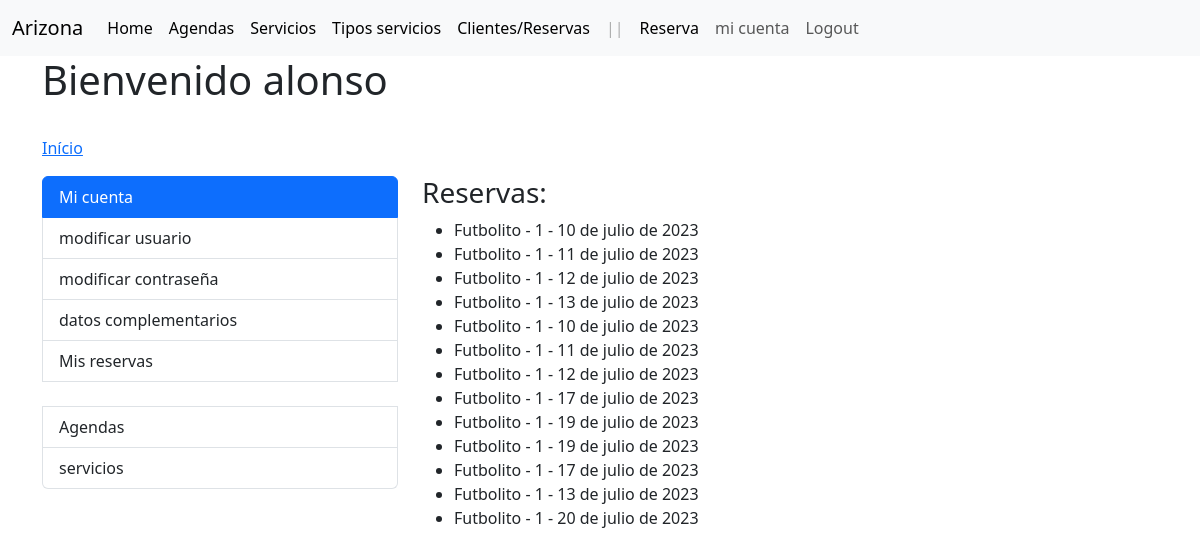
Screenshot of /clientes/reservas_user/ (signed in) with the database file from the repository.
### accounts/models.py (models this page shows, shortened)
class User(AbstractBaseUser, PermissionsMixin):
    username = models.CharField(
        'Usuario', max_length=30, unique=True, validators=[
            validators.RegexValidator(
                re.compile('^[\w.@+-]+$'),
                'ingrese un nombre de usuario valido '
                'Este valor debe contener solo letras, números '
                'excepto: @/./+/-/_.'
                ,  'invalid'
            )
        ], help_text='Un nombre corto que sera usado'+
                    ' para identificarlo de forma unica en la plataforma.'
    )
    name = models.CharField('Name', max_length=100)
    email = models.EmailField('Email', unique=True)
    is_staff = models.BooleanField('Admin', default=False)
    is_active = models.BooleanField('Ativo', default=True)
    date_joined = models.DateTimeField('Data de Entrada', auto_now_add=True)
    USERNAME_FIELD = 'username'
    REQUIRED_FIELDS = ['email']
    objects = UserManager()
    class Meta:
        verbose_name = 'Usuario'
        verbose_name_plural = 'Usuarios'

### client/models.py (models this page shows, shortened)
class Reserva(models.Model):
    cliente = models.ForeignKey(Cliente, on_delete=models.CASCADE)
    agenda = models.ForeignKey(Agenda, on_delete=models.CASCADE)
    dia = models.DateField()
    confirmada = models.BooleanField(default=False)
    class Meta:
        unique_together = ('agenda', 'cliente', 'dia')

### services/models.py (models this page shows, shortened)
class Agenda(models.Model):
    cancha = models.ForeignKey(Cancha, on_delete=models.CASCADE)
    horario = models.ForeignKey(Horario, on_delete=models.CASCADE)
    disponible = models.BooleanField(default=True)
    class Meta:
        verbose_name = _('Agenda')
        verbose_name_plural = _('Agendas')
        unique_together = ('cancha', 'horario')

class Cancha(models.Model):
    NUMERACION_CHOICES = [
        ('1', 'Cancha 1'),
        ('2', 'Cancha 2'),
        ('3', 'Cancha 3'),
        ('4', 'Cancha 4'),
        ('5', 'Cancha 5'),
        ('6', 'Cancha 6'),
        ('7', 'Cancha 7'),
        ('8', 'Cancha 8'),
    ]
    numeracion = models.CharField(max_length=10, choices=NUMERACION_CHOICES)
    tipo = models.ForeignKey(TipoCancha, on_delete=models.CASCADE, related_name='canchas')
    class Meta:
        verbose_name = _('Cancha')
        verbose_name_plural = _('Canchas')

class TipoCancha(models.Model):
    nombre = models.CharField(max_length=50)
    precio = models.DecimalField(max_digits=8, decimal_places=0)
    descripcion = models.TextField()
    class Meta:
        verbose_name = _('Tipo de Cancha')
        verbose_name_plural = _('Tipos de Canchas')

### client/views.py (the view)
# urls.py: path('reservas_user/', views.listar_reservas_usuario, name='listar_reservas_usuario'),
@login_required(login_url='login')
def listar_reservas_usuario(request):
    try:
        cliente = request.user.cliente
    except Cliente.DoesNotExist:
        messages.warning(request, 'Necesitas crear un Cliente para acceder a esta página')
        return redirect(reverse('client:cliente_create'))
    reservas = Reserva.objects.filter(cliente=cliente)
    return render(request, 'reserva/listar_reservas_usuario.html', {'reservas': reservas})

### client/templates/reserva/listar_reservas_usuario.html
{% extends "accounts/index.html" %}
{% block accounts_container %}
<h3>Reservas:</h3>
<ul>
    {% for reserva in reservas %}
        <li>{{ reserva.agenda.cancha.tipo.nombre }} - {{ reserva.agenda.cancha.numeracion }} - {{ reserva.dia }}</li>
    {% empty %}
        <li>No hay reservas</li>
    {% endfor %}
</ul>
{% endblock %}

### accounts/templates/accounts/index.html (shortened to what this page needs)
{% extends "layout.html" %}
{% block container %}
<body class="body">
    <div class="container">
        <h1>Bienvenido {{user.username}}</h1>
        <br>
        <ol class="breadcrumb">
            <li><a href="#">Início</a></li>
        </ol>
        <div class="row">
            <div class="col-md-4">
                <div class="list-group">
                    <a  class="list-group-item active">Mi cuenta</a>
                    <a href="{% url 'accounts:update_user'%}" class="list-group-item">modificar usuario</a>
                    <a href="{% url 'accounts:update_password'%}" class="list-group-item">modificar contraseña</a>
                    <a href="{% url 'client:cliente_create' %}" class="list-group-item"> datos complementarios </a>
                    <a href="{% url 'client:listar_reservas_usuario' %}" class="list-group-item">Mis reservas</a>
                    <br>
                    {% if request.user.is_staff or request.user.is_superuser %}
                    <a href="#" class="list-group-item">Agendas</a>
                    <a href="#" class="list-group-item">servicios</a>
                    {% endif %}
                </div>
            </div>
            <div class="col-md-8">
                {% block accounts_container %}<h2>Bienvenido {{ user.name }} </h2>{% endblock %}
            </div>
        </div>
</body>
{% endblock %}

### rows the page displays
User: username "alonso"
Reserva: agenda.cancha.tipo.nombre "Futbolito", agenda.cancha.numeracion "1", dia "10 de julio de 2023"
Reserva: agenda.cancha.tipo.nombre "Futbolito", agenda.cancha.numeracion "1", dia "11 de julio de 2023"
Reserva: agenda.cancha.tipo.nombre "Futbolito", agenda.cancha.numeracion "1", dia "12 de julio de 2023"
Reserva: agenda.cancha.tipo.nombre "Futbolito", agenda.cancha.numeracion "1", dia "13 de julio de 2023"
Reserva: agenda.cancha.tipo.nombre "Futbolito", agenda.cancha.numeracion "1", dia "10 de julio de 2023"
Reserva: agenda.cancha.tipo.nombre "Futbolito", agenda.cancha.numeracion "1", dia "11 de julio de 2023"
Reserva: agenda.cancha.tipo.nombre "Futbolito", agenda.cancha.numeracion "1", dia "12 de julio de 2023"
Reserva: agenda.cancha.tipo.nombre "Futbolito", agenda.cancha.numeracion "1", dia "17 de julio de 2023"
Reserva: agenda.cancha.tipo.nombre "Futbolito", agenda.cancha.numeracion "1", dia "19 de julio de 2023"
Reserva: agenda.cancha.tipo.nombre "Futbolito", agenda.cancha.numeracion "1", dia "19 de julio de 2023"
Reserva: agenda.cancha.tipo.nombre "Futbolito", agenda.cancha.numeracion "1", dia "17 de julio de 2023"
Reserva: agenda.cancha.tipo.nombre "Futbolito", agenda.cancha.numeracion "1", dia "13 de julio de 2023"
Reserva: agenda.cancha.tipo.nombre "Futbolito", agenda.cancha.numeracion "1", dia "20 de julio de 2023"
